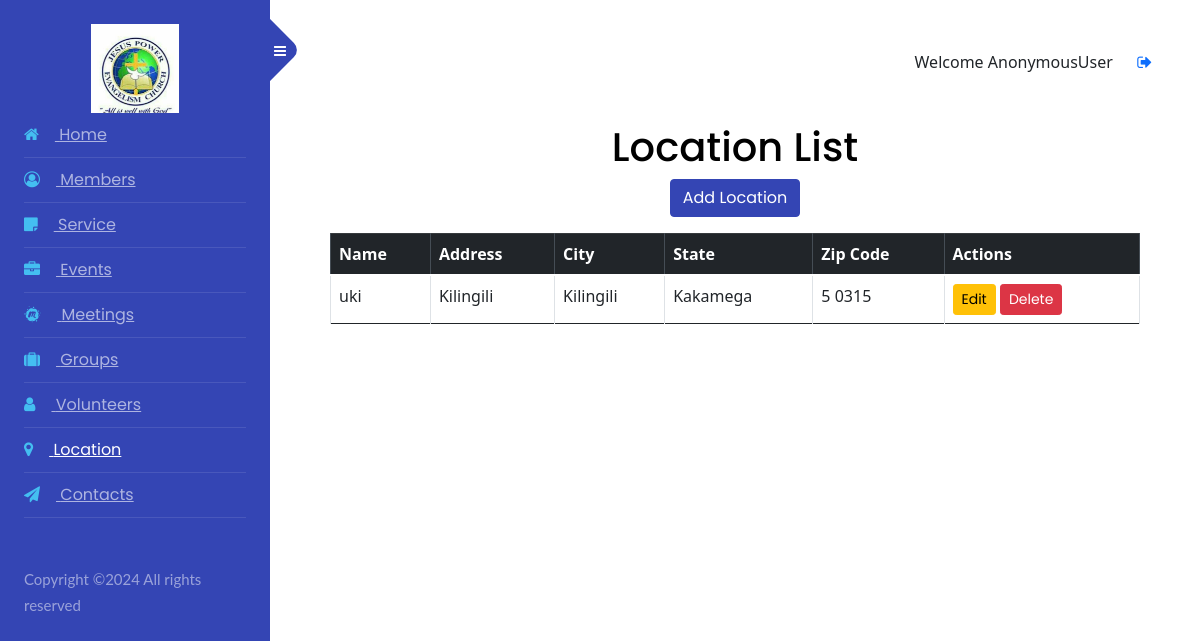
The page /locations/ on the database as committed earlier.
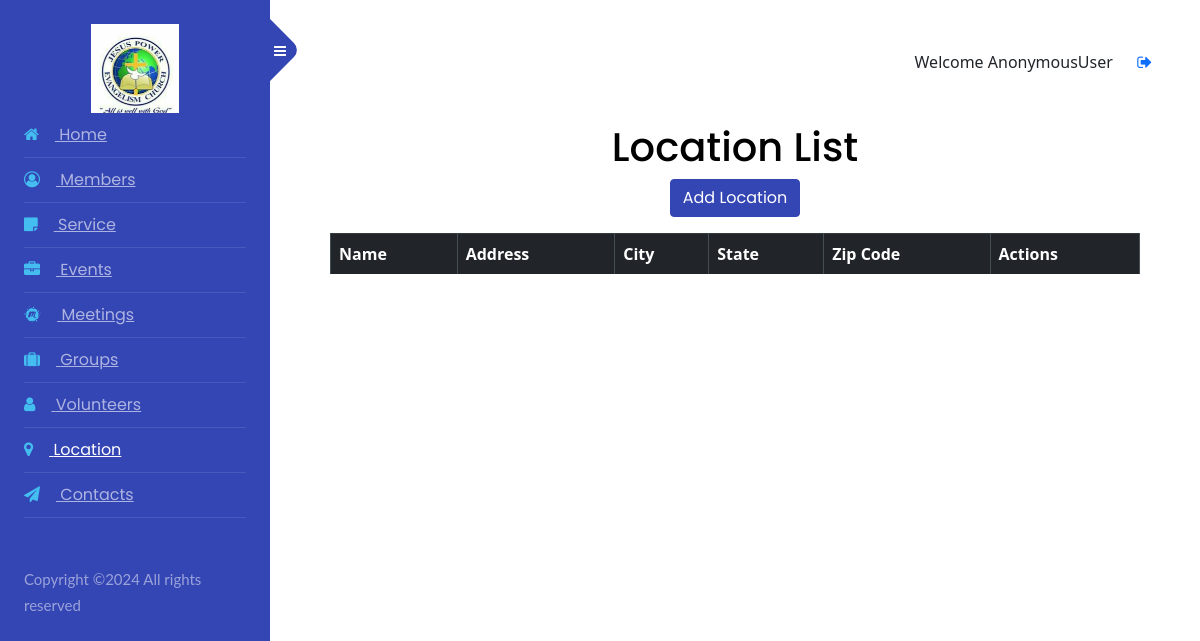
The same page on the database as committed later.
### dashboard/models.py (models this page shows, shortened)
class Location(models.Model):
    name = models.CharField(max_length=100)
    address = models.TextField(blank=True)
    city = models.CharField(max_length=100)
    state = models.CharField(max_length=100)
    zip_code = models.CharField(max_length=10, blank=True)

### dashboard/views.py (the view)
# urls.py: path('locations/', location_list, name='location_list'),
def location_list(request):
    locations = Location.objects.all()
    return render(request, 'location_list.html', {'locations': locations})

### dashboard/templates/location_list.html (shortened to what this page needs)
{% extends "admin-sidebar.html" %}
{% load static %}
{% block content %}
</head>
    <link href="https://cdn.jsdelivr.net/npm/bootstrap@5.0.2/dist/css/bootstrap.min.css" rel="stylesheet">
</head>
<body>
    <div class="container mt-5">
        <h1 class="text-center">Location List</h1>
        <div class="text-center mb-3">
            <a href="{% url 'add_location' %}" class="btn btn-primary">Add Location</a>
        </div>
        <div class="table-responsive">
            <table class="table table-hover table-bordered">
                <thead class="table-dark">
                    <tr>
                        <th>Name</th>
                        <th>Address</th>
                        <th>City</th>
                        <th>State</th>
                        <th>Zip Code</th>
                        <th>Actions</th>
                    </tr>
                </thead>
                <tbody>
                    {% for location in locations %}
                    <tr>
                        <td>{{ location.name }}</td>
                        <td>{{ location.address }}</td>
                        <td>{{ location.city }}</td>
                        <td>{{ location.state }}</td>
                        <td>{{ location.zip_code }}</td>
                        <td>
                            <a href="{% url 'edit_location' location.id %}" class="btn btn-warning btn-sm">Edit</a>
                            <a href="{% url 'delete_location' location.id %}" class="btn btn-danger btn-sm">Delete</a>
                        </td>
                    </tr>
                    {% endfor %}
                </tbody>
            </table>
        </div>
    </div>
</body>
</html>
{% endblock %}

Rows that differ between the two databases and show on the page:
removed Location: name "uki", address "Kilingili", city "Kilingili", state "Kakamega", zip_code "5 0315"
